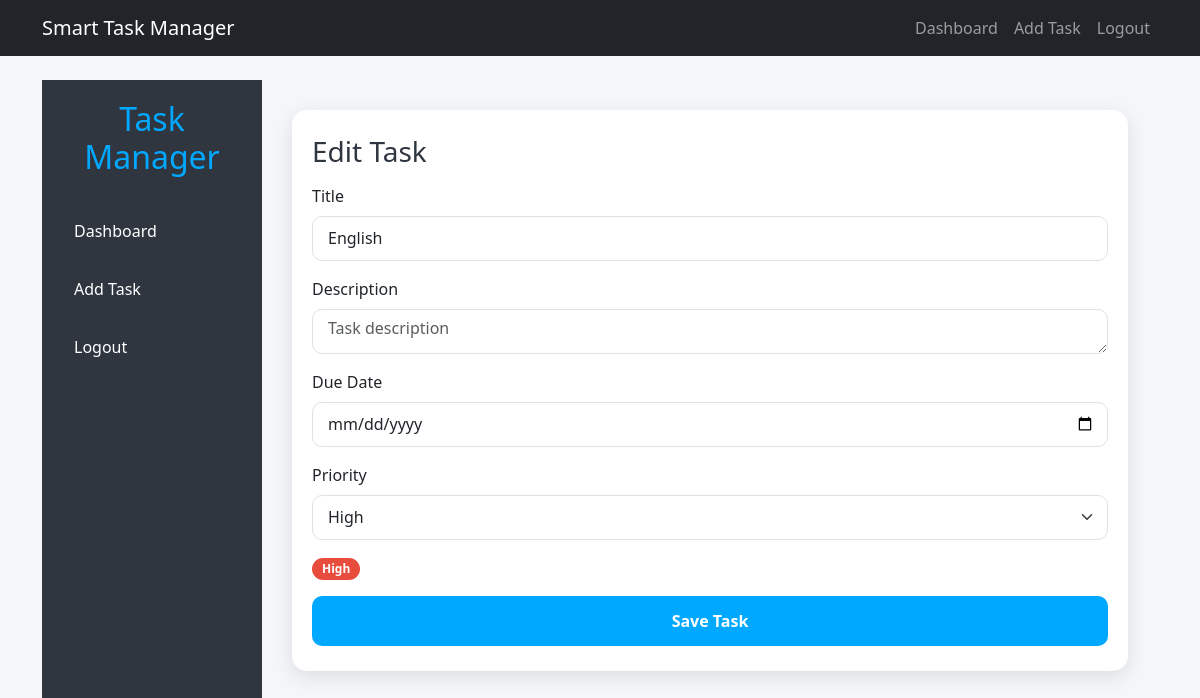
/tasks/edit/3 (signed in), run on the app's committed database.
### app/models/task.py (models this page shows)
class Task(db.Model):
    id = db.Column(db.Integer, primary_key=True)
    title = db.Column(db.String(150), nullable=False)
    description = db.Column(db.Text)
    due_date = db.Column(db.DateTime)
    priority = db.Column(db.String(20), nullable=False, default="Low")
    status = db.Column(db.String(20), nullable=False, default="Pending")
    created_at = db.Column(db.DateTime, default=datetime.utcnow)
    user_id = db.Column(db.Integer, db.ForeignKey('user.id'), nullable=False)

### app/tasks/routes.py (the view, shortened to what this page needs)
@tasks_bp.route("/edit/<int:task_id>", methods=["GET", "POST"])
@login_required
def edit_task(task_id):
    task = Task.query.get_or_404(task_id)
    form = TaskForm(obj=task)
    return render_template("tasks/edit_task.html", form=form, task=task)

### app/tasks/forms.py
class TaskForm(FlaskForm):
    title = StringField('Title', validators=[DataRequired(), Length(max=100)])
    description = TextAreaField('Description', validators=[Length(max=500)])  # Add this
    due_date = DateField('Due Date', format='%Y-%m-%d')  # Add this
    priority = SelectField('Priority', choices=[('Low', 'Low'), ('Medium', 'Medium'), ('High', 'High')], default='Medium')
    submit = SubmitField('Save Task')

### app/models/user.py (called while the page is built)
@login_manager.user_loader
def load_user(user_id):
    return User.query.get(int(user_id))

### app/templates/tasks/edit_task.html (shortened to what this page needs)
{% extends "base.html" %}
{% block content %}
<div class="dashboard-container">
    <div class="sidebar">
        <h2>Task Manager</h2>
        <a href="{{ url_for('tasks.dashboard') }}">Dashboard</a>
        <a href="{{ url_for('tasks.add_task') }}">Add Task</a>
        <a href="{{ url_for('auth.logout') }}">Logout</a>
    </div>
    <div class="main-content">
        <div class="task-card">
            <h3>{{ 'Edit Task' if form.title.data else 'Add New Task' }}</h3>
            <form method="POST">
                <div class="mb-3">
                    {{ form.title.label(class="form-label") }}
                    {{ form.title(class="form-control", placeholder="Enter task title") }}
                </div>
                <div class="mb-3">
                    {{ form.description.label(class="form-label") }}
                    {{ form.description(class="form-control", placeholder="Task description", rows="3") }}
                </div>
                <div class="mb-3">
                    {{ form.due_date.label(class="form-label") }}
                    {{ form.due_date(class="form-control", type="date") }}
                </div>
                <div class="mb-3">
                    {{ form.priority.label(class="form-label") }}
                    {{ form.priority(class="form-select") }}
                    <span id="priorityBadge" class="badge badge-{{ form.priority.data|lower }}">{{ form.priority.data }}</span>
                </div>
                <button type="submit" class="btn btn-save">{{ form.submit.label }}</button>
            </form>
        </div>
    </div>
</div>
{% endblock %}

### app/static/css/style.css (style rules this page uses)
body { font-family: Arial, sans-serif; }

### app/templates/tasks/edit_task.html (style rules this page uses)
body { background-color: #f5f6fa; font-family: 'Segoe UI', Tahoma, Geneva, Verdana, sans-serif; }
.dashboard-container { display: flex; min-height: 100vh; }
.sidebar { width: 220px; background-color: #2f3640; color: white; padding: 20px; display: flex; flex-direction: column; }
.sidebar h2 { color: #00a8ff; text-align: center; margin-bottom: 30px; }
.sidebar a { color: white; padding: 12px; margin-bottom: 10px; border-radius: 8px; text-decoration: none; transition: 0.3s; }
.main-content { flex-grow: 1; padding: 30px; }
.task-card { background: #ffffff; border-radius: 15px; padding: 25px 20px; box-shadow: 0 6px 20px rgba(0,0,0,0.1); margin-bottom: 20px; transition: 0.3s; }
.task-card h3 { color: #2f3640; margin-bottom: 15px; }
.badge-high { background-color: #e74c3c; color: white; padding: 5px 10px; border-radius: 12px; }
.task-card form .form-control, .task-card form .form-select { margin-bottom: 15px; border-radius: 10px; height: 45px; padding-left: 15px; }
.btn-save { background-color: #00a8ff; color: white; border-radius: 10px; width: 100%; padding: 12px; font-weight: 600; transition: 0.3s; }

### data on the page
Task: title "Edit Task", title "English", priority "High", priority.data "High"
